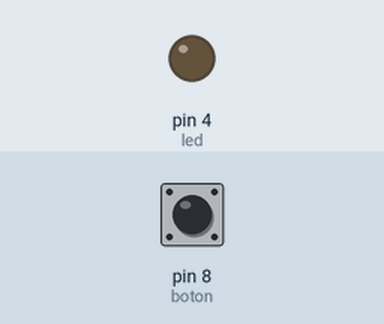
The sketch below on a simulated Arduino Uno, built with avr-gcc and run on an emulated ATmega328P. Shown: output pins drawn as LEDs (lit = HIGH). Inputs (shaded band) come from the test bench; at power-on: pin 8 (boton) HIGH.

Above: at 1.2 s.
1.3 s: pin 8 (boton) pulled LOW for 0.15 s
At 1.37 s:
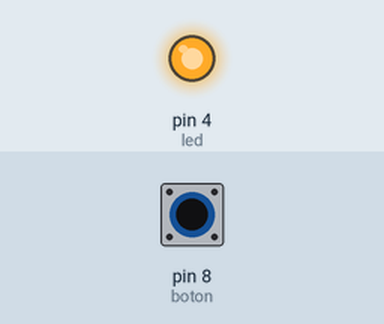
2.9 s: pin 8 (boton) pulled LOW for 3.2 s
At 7.3 s:
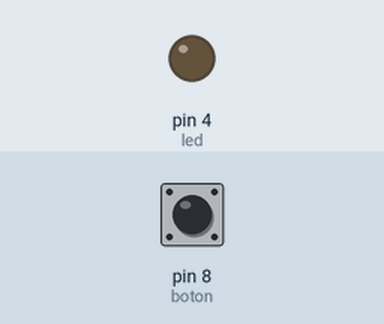
Timing chart, 0 to 8.8 s (numbered marks = the images above; inputs shaded):
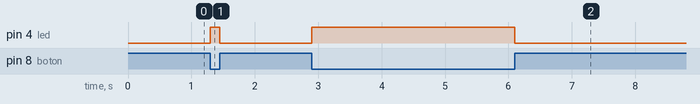

Measured:
- after the input at 1.3 s, pin 4 (led): LOW → HIGH at once, → LOW 0.15 s later
- after the input at 2.9 s, pin 4 (led): LOW → HIGH at once, → LOW 3.2 s later

The sketch:

EncendidosLedsBotonLedApagado.ino
```cpp
int boton = 8;
int led = 4;

void setup() {
  // put your setup code here, to run once:

  pinMode(boton,INPUT_PULLUP);
  pinMode(led, OUTPUT);
  digitalWrite(led, LOW);       //el led empieza apagado

}

void loop() {
  // put your main code here, to run repeatedly:

  int estado = digitalRead(boton);          //detectamos el boton, que esta high

  if (estado == LOW){                       //si pulsamos(pasa a low), enciende el led

    digitalWrite(led, HIGH);
  }

  if (estado == HIGH){                  //sino lo dejas apagado
    digitalWrite(led,LOW);
  }

}
```
